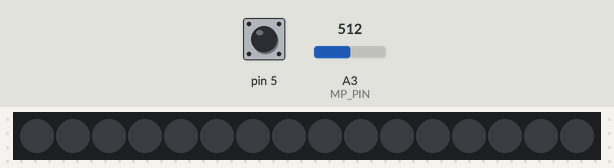
Simulated run of this sketch. Board: Arduino Uno, built with avr-gcc and run on an emulated ATmega328P. On the bench: 16 RGB LEDs in strip order, left to right. The test bench sets the inputs (shaded band); at power-on: pin 5 HIGH, A3 (MP_PIN) = 512. Dim RGB values are drawn brighter than linear; random numbers use the default seed unless the sketch sets one; what the sketch prints to the serial monitor is not drawn.

Above: at 1.2 s.
1.3 s: pin 5 pulled LOW for 0.15 s
At 2.3 s:
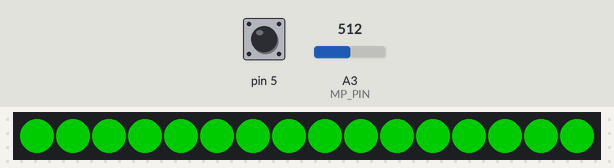
2.9 s: A3 (MP_PIN) set to 588
4.4 s: A3 (MP_PIN) set to 614
At 4.9 s:
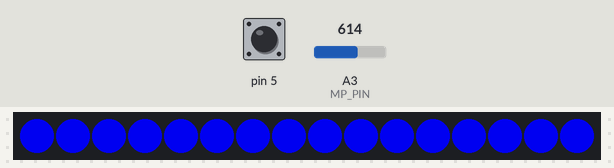
5.9 s: pin 5 pulled LOW for 0.15 s
At 6.21 s:
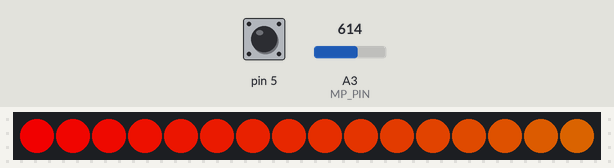
6.6 s: pin 5 pulsed LOW 5 times (0.12 s each, 0.3 s apart)
At 8.5 s:
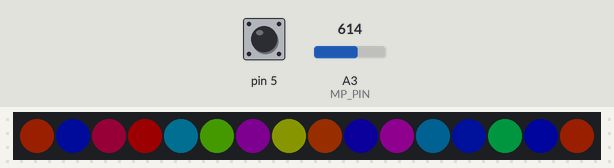
Timing chart, 0 to 8.5 s (numbered marks = the images above; inputs shaded):
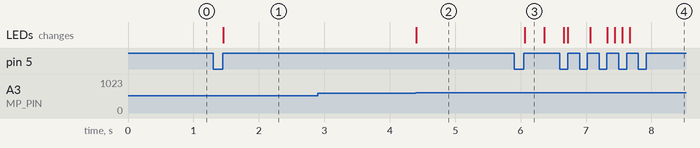

The sketch:

FT_light.ino
```cpp
/* *************FT_light*************
           Разработал FT Xivan
   По вопросам и идеям писать на почту asuste035@gmail.com
               ВНИМАНИЕ!!!
      Если вы подключаете
*/

#include <FastLED.h> //Подключаем все нужные библиотеки
#include <GyverButton.h>

//*********Настройки********

//*********СВЕТОДИОДНАЯ ЛЕНТА********

#define NUM_LEDS 16 // КОЛИЧЕСТВО СВЕТОДИОДОВ
#define DATA_PIN 7 // ПИН ЛЕНТЫ (НУ КУДА ТЫ ПОДКЛЮЧАЛ , У МЕНЯ D7)

//**********КНОПКА СЕНСОРНАЯ*********

#define butt 5 // ПИН КНОПКИ (НУ У МЕНЯ D5)
#define timeout_b 600 // ДАЙ ОТДОХНУТЬ КНОПКЕ, ТАЙМАУТ (по умолчанию 600 МСЕК)

//**************МИКРОФОН*************

#define MP_PIN 3 // ПИН МИКРОФОНА (У МЕНЯ А3)

//*****НАСТРОЙКИ ДЛЯ КАСТОМИЗАЦИИ****

#define BRIGHTSESS 210 // ЯРКОСТЬ СТАНДАРТНАЯ, РЕКОМЕНДУЮ 210
#define COLORS_STANDARD 3 // 1 = ЗЕЛЕНЫЙ , 2 = КРАСНЫЙ , 3 = СИНИЙ
#define SPEED_RAINBOW 5 // СКОРОСТЬ РАДУГИ (ЧЕМ БОЛЬШЕ ТЕМ МЕДЛЕНЕЕ)
#define SPEED_FADE 9 // СКОРОСТЬ FADE ИЗМЕНЕНИЕЯРК (ЧЕМ БОЛЬШЕ ТЕМ МЕДЛЕНЕЕ)

// ТАМ ВНИЗУ КОД

int color;
int effect;
int rainbow_val;
int brig_fade;
int color_rand;

GButton button(butt);
CRGB leds[NUM_LEDS];

void off() {
  for (int i = 0; i < NUM_LEDS; i++) {
    if (color == 0) {
      leds[i] = CRGB::Black;
    }
  }
}

void music() {
  FastLED.setBrightness(210);
  color = analogRead(MP_PIN);
  color = map(color, 10 , 600 , 0 , 3);
  for (int i = 0; i < NUM_LEDS; i++) {
    if (color == 0) {
      leds[i] = CRGB::Red;
    }
    if (color == 1) {
      leds[i] = CRGB::Black;
    }
    if (color == 2) {
      leds[i] = CRGB::Green;
    }
    if (color == 3) {
      leds[i] = CRGB::Blue;
    }
  }
}

void rainbow() {
  FastLED.setBrightness(210);
  for (int i = 0; i < NUM_LEDS; i++ ) {
    leds[i] = CHSV(rainbow_val + i * 2, 255, 255);
  }
  rainbow_val++;
  delay(SPEED_RAINBOW);
}

void colors() {
  FastLED.setBrightness(210);
  if (COLORS_STANDARD == 1) {
    for (int i = 0; i < NUM_LEDS; i++ ) {
      leds[i] = CRGB::Green;
    }
  }
  if (COLORS_STANDARD == 2) {
    for (int i = 0; i < NUM_LEDS; i++ ) {
      leds[i] = CRGB::Red;
    }
  }
  if (COLORS_STANDARD == 3) {
    for (int i = 0; i < NUM_LEDS; i++ ) {
      leds[i] = CRGB::Blue;
    }
  }
}

void fade() {
  if (COLORS_STANDARD == 1) {
    for (int i = 0; i < NUM_LEDS; i++ ) {
      leds[i] = CRGB::Green;
    }
  }
  if (COLORS_STANDARD == 2) {
    for (int i = 0; i < NUM_LEDS; i++ ) {
      leds[i] = CRGB::Red;
    }
  }
  if (COLORS_STANDARD == 3) {
    for (int i = 0; i < NUM_LEDS; i++ ) {
      leds[i] = CRGB::Blue;
    }
  }
  brig_fade++;
  if (brig_fade == 210) brig_fade = 0;
  delay(SPEED_FADE);
  FastLED.setBrightness(brig_fade);
}

void randoms() {
  for (int i = 0; i < NUM_LEDS; i++ ) {
    color_rand = random(0, 255);
    leds[i] = CHSV(color_rand, 255, 255);
    delay(7);
  }
}

void setup() {
  Serial.begin(9600);
  FastLED.addLeds<WS2812B, DATA_PIN, GRB>(leds, NUM_LEDS);
  FastLED.setBrightness(210);
  button.setClickTimeout(600);
  button.setType(HIGH_PULL);
}

void loop() {
  button.tick();
  if (button.isClick()) effect++;
  if (effect == 7) effect = 0;
  Serial.println(effect);
  switch (effect) {
    case 0: off();
      break;
    case 1: music();
      break;
    case 2: rainbow();
      break;
    case 3: colors();
      break;
    case 4: fade();
      break;
    case 5: randoms();
      break;
  }
  FastLED.show();
}
```

Measured:
- the behaviour switches between 599 and 600 on A3 (MP_PIN) (found by bisection; images 1 and 2)
- after the input at 1.3 s, the LEDs: change after 0.16 s (image 1)
- after the input at 4.4 s, the LEDs: change at once (image 2)
- after the input at 5.9 s, the LEDs: change after 0.16 s (image 3)
